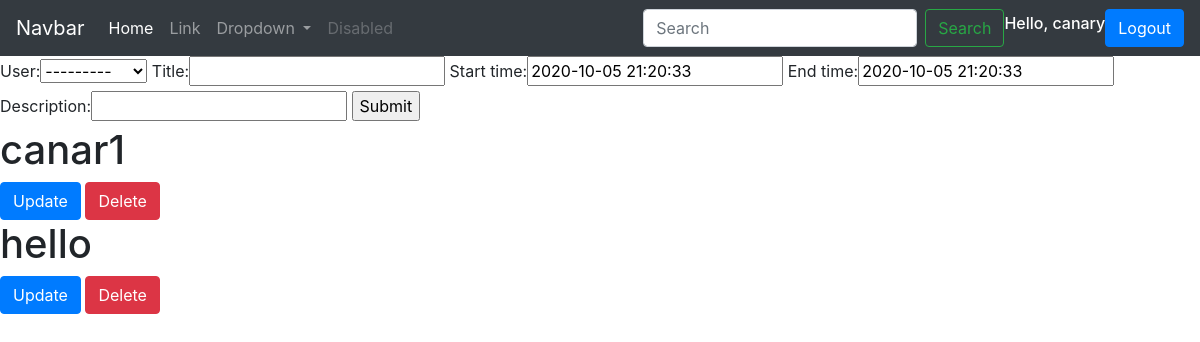
The app's page /eventslist (signed in), older data.
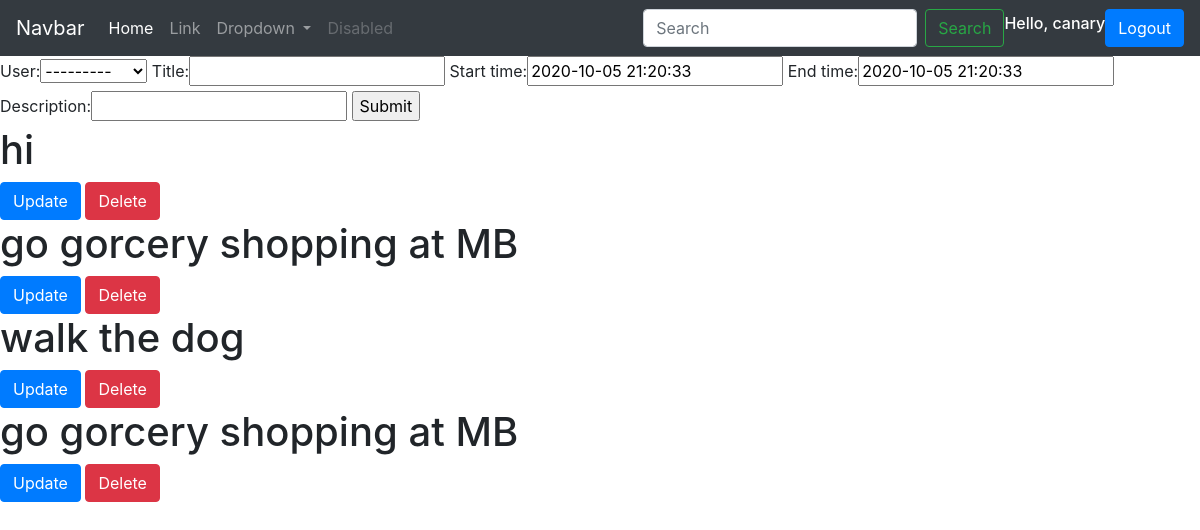
The same page, newer data.
### backend/models.py (models this page shows, shortened)
class Events(models.Model):
    user = models.ForeignKey(User, on_delete=models.CASCADE, null=True)
    title = models.CharField(max_length = 100)
    start_time = models.DateTimeField( default = timezone.now)
    end_time = models.DateTimeField( default= timezone.now)
    description = models.CharField(max_length = 300, blank=True)

### backend/views.py (the view)
# urls.py: url(r'eventslist',views.events, name="events"),
@login_required(login_url= loginURL)
def events(request):
    if request.user.is_authenticated:
        user=request.user
        events = Events.objects.filter(user=user)
    form = EventForm()
    if request.method == 'POST':
        form = EventForm(request.POST)
        if form.is_valid():
            form.save()
            return redirect(reverse('backend:events'))
    context = {
        'events': events,
        'form': form
    }
    return render(request, 'backend/list.html', context)

### backend/forms.py
class EventForm(ModelForm):
    class Meta:
        model= Events
        fields = '__all__'

### backend/templates/backend/list.html (shortened to what this page needs)
<!DOCTYPE html>
{% include "backend/index.html"%}
<form method="POST" action="">
    {{form}}
    <input type="submit">
</form>
{% for event in events%}
    <h1> {{event.title}} </h1>
    <button name ="Update" class="btn btn-primary"> <a  href="{% url 'backend:update_event' event.id %}" style = "color:white">  Update  </a> </button>
    <button name ="Delete"  class="btn btn-danger"> <a  href="{% url 'backend:delete_event' event.id %}" style = "color:white"> Delete </a>  </button>
{%endfor%}

### backend/templates/backend/index.html (shortened to what this page needs)
<!doctype html>
<html lang="en">
  <head>
    <link rel="stylesheet" href="https://stackpath.bootstrapcdn.com/bootstrap/4.5.0/css/bootstrap.min.css">
  </head>
  <body>
    <nav class="navbar navbar-expand-lg navbar-dark bg-dark">
        <a class="navbar-brand" href="#">Navbar</a>
        <div class="collapse navbar-collapse" id="navbarSupportedContent">
          <ul class="navbar-nav mr-auto">
            <li class="nav-item active">
              <a class="nav-link" href="#">Home <span class="sr-only">(current)</span></a>
            </li>
            <li class="nav-item">
              <a class="nav-link" href="#">Link</a>
            </li>
            <li class="nav-item dropdown">
              <a class="nav-link dropdown-toggle" href="#" id="navbarDropdown" role="button" data-toggle="dropdown" aria-haspopup="true" aria-expanded="false">
                Dropdown
              </a>
            </li>
            <li class="nav-item">
              <a class="nav-link disabled" href="#" tabindex="-1" aria-disabled="true">Disabled</a>
            </li>
          </ul>
          <form class="form-inline my-2 my-lg-0">
            <input class="form-control mr-sm-2" type="search" placeholder="Search" aria-label="Search">
            <button class="btn btn-outline-success my-2 my-sm-0" type="submit">Search</button>
          </form>
          {% if user.is_authenticated %}
          <h6 style="color:white"> Hello, {{ request.user }} </h6>
          <button type="submit" class="btn btn-primary"> <a  href="{% url 'backend:logout'%}" style = "color:white"> Logout </a> </button>
          {% else %}
          <button type="submit" class="btn btn-primary"> <a  href="{% url 'backend:login'%}" style = "color:white"> Login </a> </button>
          <button type="submit" class="btn btn-primary"> <a  href="{% url 'backend:register'%}" style = "color:white"> Register </a> </button>
          {% endif %}
        </div>
      </nav>
  </body>
</html>

Row changes from the older to the newer data that the page shows:
removed Events: title "canar1"
removed Events: title "hello"
added Events: title "hi"
added Events: title "go gorcery shopping at MB"
added Events: title "walk the dog"
added Events: title "go gorcery shopping at MB"
